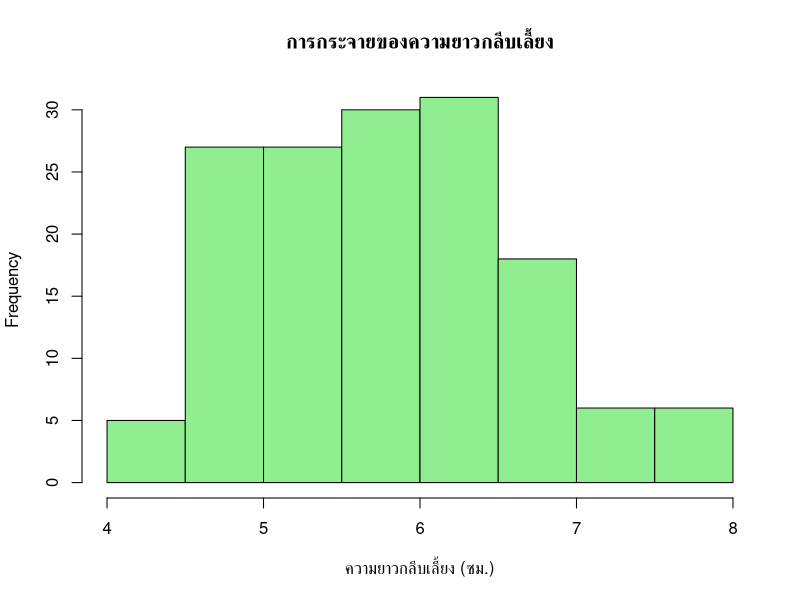
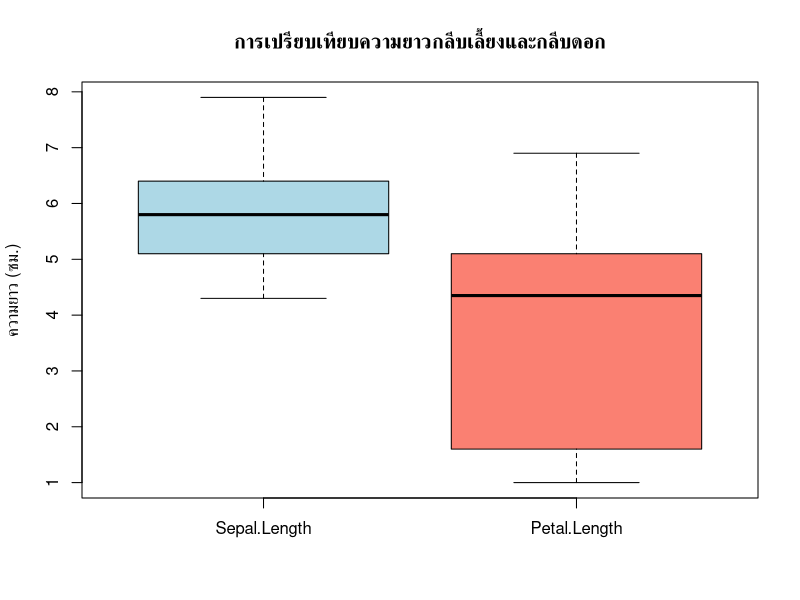
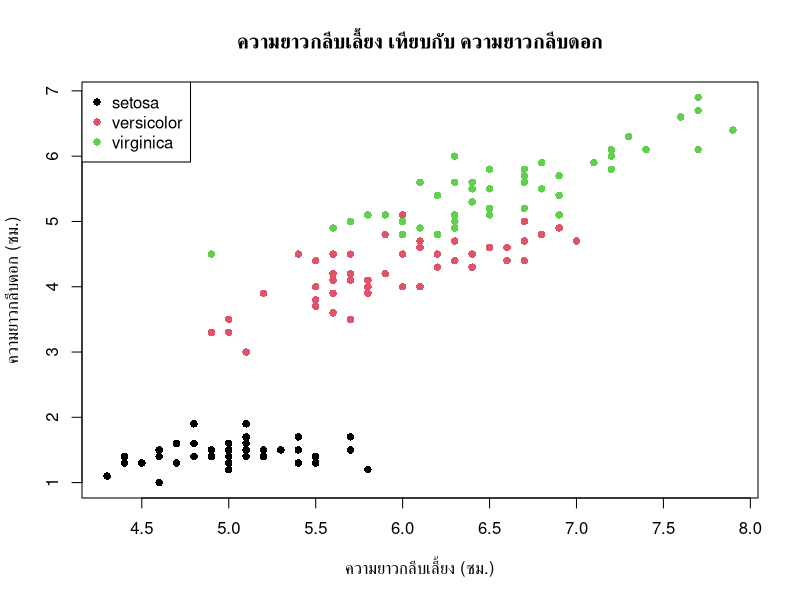
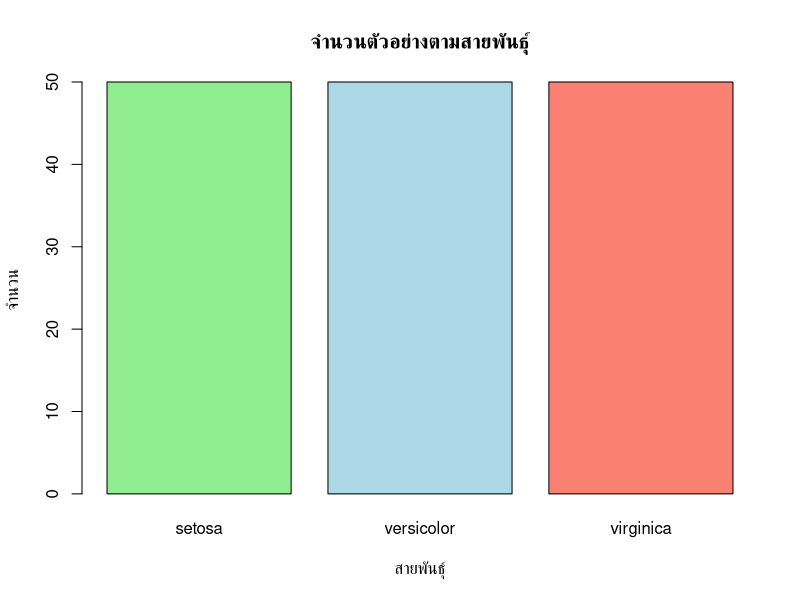
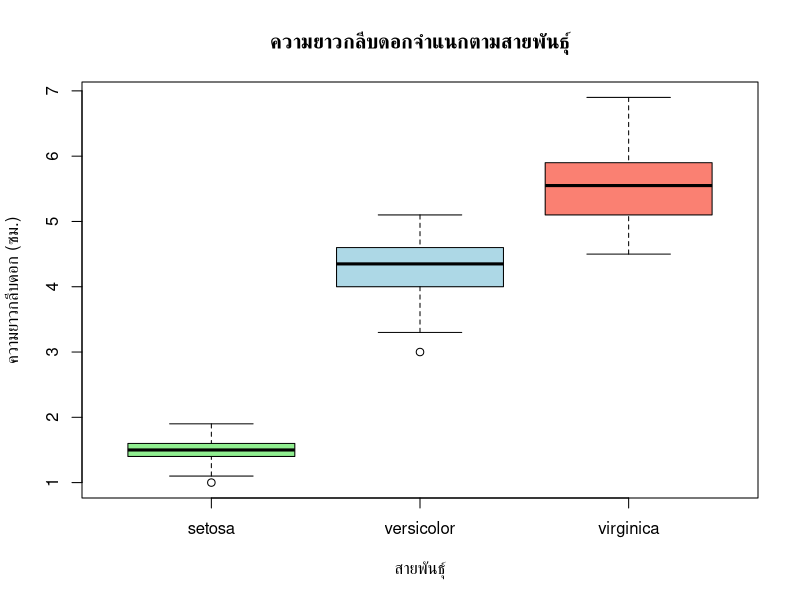
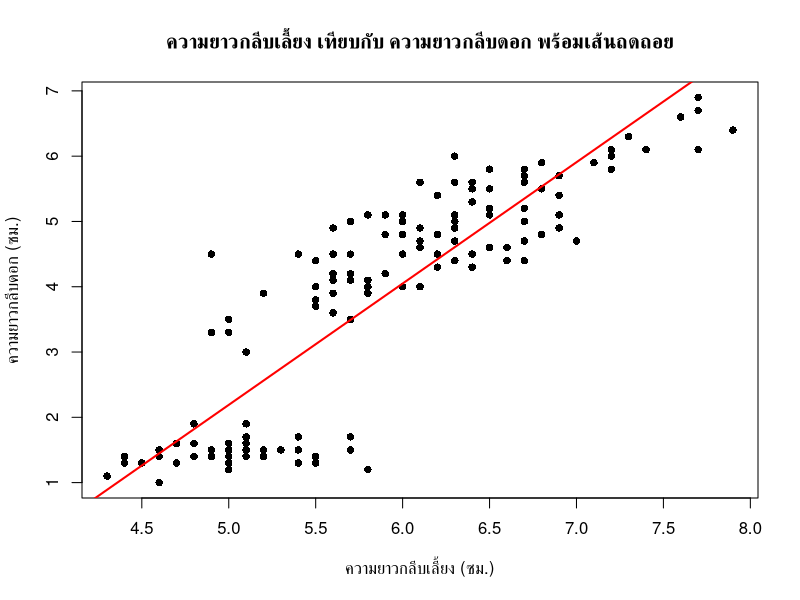
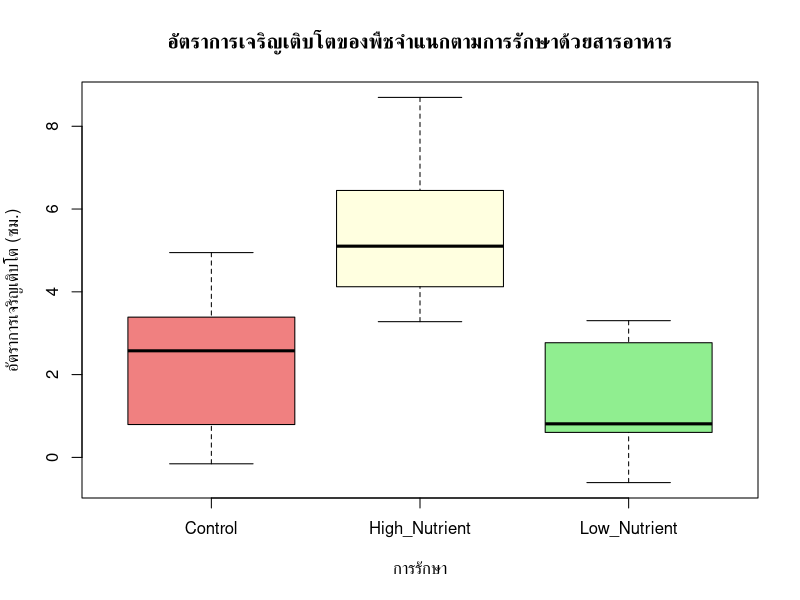

The R source for these figures, in order:
## ---- chunk 1
knitr::opts_chunk$set(echo = TRUE, warning = FALSE, message = FALSE)
## ---- chunk 2
# การดำเนินการทางคณิตศาสตร์พื้นฐาน
1 + 1
5 + 3
10 - 4
6 * 7
15 / 3
2^3

# ฟังก์ชันทางคณิตศาสตร์ที่ใช้บ่อยในชีววิทยา
log(100)    # ลอการิทึมธรรมชาติ
sqrt(9)     # รากที่สอง
exp(5)      # ฟังก์ชันเอกซ์โปเนนเชียล

# การดำเนินการเพิ่มเติมที่มีประโยชน์สำหรับชีววิทยา
17 %/% 5    # การหารแบบจำนวนเต็ม
17 %% 5     # โมดูโล (เศษที่เหลือ)
## ---- chunk 3
# ตัวเลข (จำนวนทศนิยม) - ค่าเริ่มต้นสำหรับการวัด
plant_height <- 10.5
class(plant_height)

# จำนวนเต็ม - สำหรับการนับและข้อมูลแบบไม่ต่อเนื่อง
cell_count <- 1000L  # L ต่อท้ายสร้างจำนวนเต็ม
class(cell_count)

# จำนวนเชิงซ้อน - สำหรับการคำนวณทางคณิตศาสตร์ขั้นสูง
x <- 9i + 3
class(x)

# ตัวอักษร (ข้อความ) - สำหรับชื่อสายพันธุ์ การรักษา ฯลฯ
species_name <- "Arabidopsis thaliana"
class(species_name)

# ตรรกศาสตร์ (TRUE/FALSE) - สำหรับเงื่อนไขและการกรอง
is_flowering <- TRUE
class(is_flowering)

# ตรวจสอบประเภทข้อมูล
is.numeric(plant_height)
is.character(species_name)
## ---- chunk 4
# กำหนดการวัดทางชีววิทยาให้กับตัวแปร
plant_height <- 10.5
leaf_count <- 25
temperature <- 22.3

# ตัวแปรมีความสำคัญต่อตัวพิมพ์ใหญ่-เล็ก
Control_Group <- 15
control_group <- 12  # แตกต่างจาก Control_Group

# ทำการคำนวณกับตัวแปร
total_height <- plant_height * 2
average_temp <- (temperature + 20 + 25) / 3

# แสดงผลลัพธ์
plant_height
total_height
average_temp
## ---- chunk 5
# สร้างเวกเตอร์สำหรับข้อมูลทางชีววิทยา
plant_heights <- c(10.2, 15.7, 12.3, 9.8, 11.5)  # การวัดความสูงเป็นเซนติเมตร
species <- c("Arabidopsis", "Nicotiana", "Oryza", "Zea", "Solanum")
treatment_response <- c(TRUE, FALSE, TRUE, TRUE, FALSE)

# แสดงเวกเตอร์
plant_heights
species

# การดำเนินการกับเวกเตอร์ (vectorization)
plant_heights + 5     # เพิ่ม 5 ซม. ให้กับแต่ละความสูง
plant_heights * 2     # แปลงเป็นหน่วยอื่น

# สถิติของเวกเตอร์
mean(plant_heights)
median(plant_heights)
min(plant_heights)
max(plant_heights)
sum(plant_heights)
length(plant_heights)  # จำนวนการสังเกต
sd(plant_heights)      # ส่วนเบี่ยงเบนมาตรฐาน

# การจัดทำดัชนีและการแบ่งย่อยเวกเตอร์
plant_heights[1]              # การวัดครั้งแรก
plant_heights[c(1, 3, 5)]    # การวัดครั้งที่ 1, 3, และ 5
plant_heights[2:4]           # การวัดครั้งที่ 2 ถึง 4
species[plant_heights > 12]   # สายพันธุ์ที่มีความสูง > 12 ซม.
## ---- chunk 6
# สร้างแฟกเตอร์สำหรับการรักษาในการทดลอง
treatments <- factor(c("Control", "Drought", "Fertilizer", "Control", "Drought"))
treatments

# ตรวจสอบระดับของแฟกเตอร์
levels(treatments)

# นับจำนวนครั้งที่เกิดขึ้น - มีประโยชน์สำหรับการออกแบบการทดลอง
table(treatments)

# แปลงข้อมูลตัวอักษรเป็นแฟกเตอร์
animals <- c("Dog", "Cat", "Dog", "Dog", "Cat")
animals_factor <- as.factor(animals)
class(animals_factor)
levels(animals_factor)
## ---- chunk 7
# สร้างเดต้าเฟรมของการทดลองทางชีววิทยา
experiment <- data.frame(
  Plant_ID = 1:8,
  Species = c("Arabidopsis", "Arabidopsis", "Nicotiana", "Nicotiana", 
              "Oryza", "Oryza", "Zea", "Zea"),
  Treatment = factor(c("Control", "Drought", "Control", "Drought", 
                      "Control", "Fertilizer", "Control", "Fertilizer")),
  Initial_Height = c(5.2, 5.0, 8.3, 8.1, 12.4, 12.6, 15.2, 15.0),
  Final_Height = c(10.2, 8.7, 15.3, 12.8, 25.4, 28.1, 22.3, 24.7),
  Leaf_Count = c(8, 6, 12, 9, 7, 8, 5, 6)
)

# แสดงเดต้าเฟรม
experiment

# คำนวณการเจริญเติบโต
experiment$Growth <- experiment$Final_Height - experiment$Initial_Height

# การสำรวจเดต้าเฟรม
class(experiment)
str(experiment)        # โครงสร้างของข้อมูล
head(experiment)       # แถวแรกๆ
tail(experiment)       # แถวสุดท้าย
summary(experiment)    # สถิติสรุป

# เข้าถึงคอลัมน์เฉพาะ
experiment$Species
experiment[,"Growth"]

# เข้าถึงแถวและคอลัมน์เฉพาะ
experiment[2, 4]                                    # แถว 2, คอลัมน์ 4
experiment[1:3, c("Species", "Treatment")]         # หลายแถวและคอลัมน์
experiment[experiment$Growth > 10, ]               # แถวที่การเจริญเติบโต > 10
## ---- chunk 8
# โหลดชุดข้อมูล iris
data(iris)
df_iris <- iris

# สำรวจชุดข้อมูล
head(df_iris)
str(df_iris)
summary(df_iris)

# การดำเนินการกับคอลัมน์
colnames(df_iris)
## ---- chunk 9
# ติดตั้งและโหลด dplyr (ติดตั้งครั้งเดียวเท่านั้น)
# install.packages("dplyr")

# โหลดแพ็กเกจ (จำเป็นในแต่ละเซสชัน R)
library(dplyr)

# การเลือกคอลัมน์
df_1 <- select(df_iris, Sepal.Length, Petal.Length)
str(df_1)
df_2 <- select(df_iris, 1:2)
str(df_2)
# การกรองแถวสำหรับเงื่อนไขเฉพาะ
df_3 <- filter(df_iris, Species == "setosa")
str(df_3)
df_4 <- filter(df_iris, Sepal.Length > 6.0)
str(df_4)
# การจัดเรียงข้อมูล
df_5 <- arrange(df_iris, Sepal.Length)          # เรียงจากน้อยไปมาก
str(df_5)
df_6 <- arrange(df_iris, desc(Sepal.Length))    # เรียงจากมากไปน้อย
str(df_6)

# การเปรียบเทียบเชิงตรรกศาสตร์สำหรับการกรองข้อมูล
numbers <- c(100, 200, 300, 50)
numbers <= 100
"setosa" == "Setosa"  # ต้องสังเกตความแตกต่างของตัวพิมพ์
## ---- chunk 10
# ฮิสโตแกรมสำหรับการกระจายข้อมูล
hist(df_iris$Sepal.Length, 
     main = "การกระจายของความยาวกลีบเลี้ยง",
     xlab = "ความยาวกลีบเลี้ยง (ซม.)",
     col = "lightgreen")

# กล่องพล็อตสำหรับการวิเคราะห์เปรียบเทียบ
boxplot(df_iris[,c("Sepal.Length", "Petal.Length")],
        main = "การเปรียบเทียบความยาวกลีบเลี้ยงและกลีบดอก",
        ylab = "ความยาว (ซม.)",
        col = c("lightblue", "salmon"))
## ---- chunk 11
# กราฟกระจายสำหรับความสัมพันธ์
plot(df_iris$Sepal.Length, df_iris$Petal.Length,
     main = "ความยาวกลีบเลี้ยง เทียบกับ ความยาวกลีบดอก",
     xlab = "ความยาวกลีบเลี้ยง (ซม.)",
     ylab = "ความยาวกลีบดอก (ซม.)",
     col = df_iris$Species,
     pch = 16)
legend("topleft", legend = levels(df_iris$Species), 
       col = 1:3, pch = 16)

# กราฟแท่งสำหรับข้อมูลเชิงหมวดหมู่
species_counts <- table(df_iris$Species)
barplot(species_counts,
        main = "จำนวนตัวอย่างตามสายพันธุ์",
        xlab = "สายพันธุ์",
        ylab = "จำนวน",
        col = c("lightgreen", "lightblue", "salmon"))

# กล่องพล็อตจำแนกตามกลุ่ม
boxplot(Petal.Length ~ Species, data = df_iris,
        main = "ความยาวกลีบดอกจำแนกตามสายพันธุ์",
        xlab = "สายพันธุ์",
        ylab = "ความยาวกลีบดอก (ซม.)",
        col = c("lightgreen", "lightblue", "salmon"))
## ---- chunk 12
# สถิติเชิงพรรณนาสำหรับการวัดทางชีววิทยา
sepal_lengths <- df_iris$Sepal.Length

# คำนวณสถิติครอบคลุม
mean_length <- mean(sepal_lengths)
median_length <- median(sepal_lengths)
min_length <- min(sepal_lengths)
max_length <- max(sepal_lengths)
sd_length <- sd(sepal_lengths)
var_length <- var(sepal_lengths)

# สร้างตารางสรุป
bio_stats <- data.frame(
  Statistic = c("ค่าเฉลี่ย", "ค่ามัธยฐาน", "ค่าต่ำสุด", "ค่าสูงสุด", 
                "ส่วนเบี่ยงเบนมาตรฐาน", "ความแปรปรวน"),
  Value = c(mean_length, median_length, min_length, 
            max_length, sd_length, var_length)
)
bio_stats
## ---- chunk 13
# T-test สำหรับการเปรียบเทียบสองกลุ่ม
setosa_petals <- df_iris$Petal.Length[df_iris$Species == "setosa"]
versicolor_petals <- df_iris$Petal.Length[df_iris$Species == "versicolor"]

t_test_result <- t.test(versicolor_petals, setosa_petals)
t_test_result

# การวิเคราะห์ความสัมพันธ์
correlation <- cor(df_iris$Sepal.Length, df_iris$Petal.Length)
correlation

# ทดสอบนิยัมของความสัมพันธ์
cor_test <- cor.test(df_iris$Sepal.Length, df_iris$Petal.Length)
cor_test

# การแสดงภาพพร้อมเส้นถดถอย
plot(df_iris$Sepal.Length, df_iris$Petal.Length,
     main = "ความยาวกลีบเลี้ยง เทียบกับ ความยาวกลีบดอก พร้อมเส้นถดถอย",
     xlab = "ความยาวกลีบเลี้ยง (ซม.)",
     ylab = "ความยาวกลีบดอก (ซม.)",
     pch = 16)
abline(lm(df_iris$Petal.Length ~ df_iris$Sepal.Length), col = "red", lwd = 2)
## ---- chunk 14
# สร้างชุดข้อมูลทางชีววิทยาที่สมจริง
set.seed(123)  # เพื่อความสามารถในการทำซ้ำ
plant_study <- data.frame(
  Plant_ID = 1:30,
  Species = rep(c("Species_A", "Species_B", "Species_C"), each = 10),
  Treatment = rep(c("Control", "Low_Nutrient", "High_Nutrient"), 10),
  Initial_Height = runif(30, 3, 8),
  Temperature = rep(c(20, 25, 30), 10),
  stringsAsFactors = TRUE
)

# จำลองการตอบสนองการเจริญเติบโตที่สมจริง
plant_study$Final_Height <- with(plant_study, {
  base_growth <- Initial_Height * 1.5
  species_effect <- ifelse(Species == "Species_A", 1.2, 
                          ifelse(Species == "Species_B", 1.0, 0.8))
  treatment_effect <- ifelse(Treatment == "Control", 1.0,
                            ifelse(Treatment == "Low_Nutrient", 0.8, 1.3))
  temp_effect <- 1 + (Temperature - 25) * 0.02
  
  base_growth * species_effect * treatment_effect * temp_effect + 
    rnorm(30, 0, 0.5)
})

plant_study$Growth_Rate <- plant_study$Final_Height - plant_study$Initial_Height
write.csv(plant_study, "plant_study.csv", row.names = FALSE)

# วิเคราะห์ข้อมูลทางชีววิทยา
head(plant_study)
summary(plant_study)

# การแสดงภาพผลทางชีววิทยา
boxplot(Growth_Rate ~ Treatment, data = plant_study,
        main = "อัตราการเจริญเติบโตของพืชจำแนกตามการรักษาด้วยสารอาหาร",
        xlab = "การรักษา",
        ylab = "อัตราการเจริญเติบโต (ซม.)",
        col = c("lightcoral", "lightyellow", "lightgreen"))

# การเปรียบเทียบทางสถิติ
control <- plant_study$Growth_Rate[plant_study$Treatment == "Control"]
High_Nutrient <- plant_study$Growth_Rate[plant_study$Treatment == "High_Nutrient"]

t_test_result <- t.test(control, High_Nutrient)
t_test_result
## ---- chunk 15
# Read the dataset using base R
mendelian_data <- read.csv("mendelian_experiment_data.csv", stringsAsFactors = FALSE)

# Examine data structure using base R functions
str(mendelian_data)
head(mendelian_data)

# Generate frequency tables for key phenotypic variables
phenotype_table <- table(mendelian_data$Phenotype)
print(phenotype_table)

# Convert table to data frame for comprehensive analysis
phenotype_summary <- data.frame(Phenotype = names(phenotype_table),
                                Observed = as.numeric(phenotype_table))

# Define expected ratios based on Mendelian dihybrid cross predictions
expected_ratios <- c(
  "Round Yellow" = 9/16,
  "Round Green" = 3/16,
  "Wrinkled Yellow" = 3/16,
  "Wrinkled Green" = 1/16)

# Extract observed counts for chi-square analysis
observed <- phenotype_table[names(expected_ratios)]

# Perform chi-square goodness of fit test using chisq.test function
# The function automatically calculates expected frequencies from probabilities
chi_square_test <- chisq.test(x = observed, p = expected_ratios)
print(chi_square_test)
